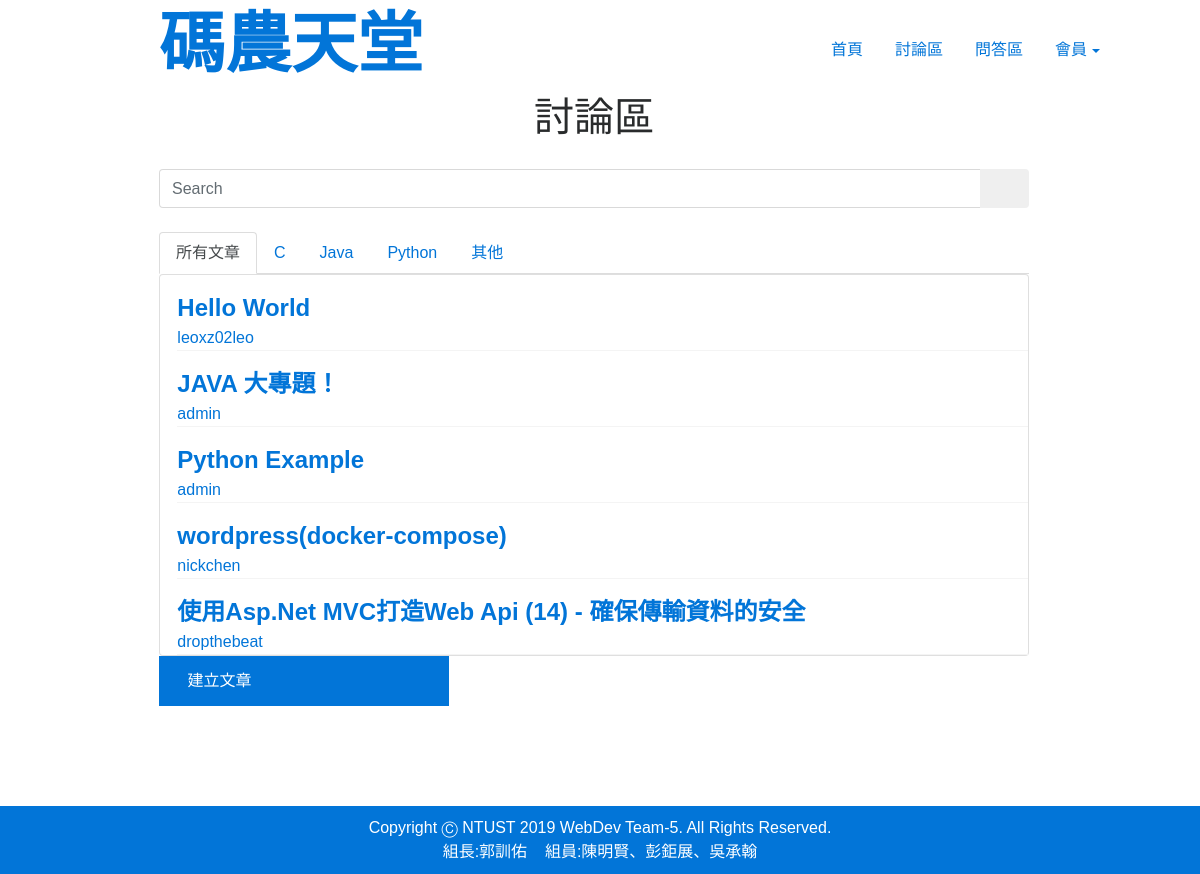
The app's page /forum/ with its own data.
### forum/models.py (models this page shows, shortened)
class Post(models.Model):
    forum = models.ForeignKey(Forum,on_delete=models.CASCADE,default=None)
    title = models.CharField(max_length=50)
    body = RichTextField()
    postTime = models.DateTimeField(default = datetime.now)
    postUser = models.ForeignKey(User,on_delete=models.CASCADE)

### forum/views.py (the view, shortened to what this page needs)
def index(request):
    posts = Post.objects.all()
    postsCPP = Post.objects.filter(forum__title='C++')
    postsJava = Post.objects.filter(forum__title='Java')
    postsPython = Post.objects.filter(forum__title='Python')
    postsOther = Post.objects.filter(forum__title='Other')
    query = request.GET.get('srch-term')
    context = {
        'posts': posts,
        'postsCpp':postsCPP,
        'postsJava':postsJava,
        'postsPython':postsPython,
        'postsOther':postsOther
    }
    return render(request, 'forum/index.html', context)

### forum/templates/forum/index.html (shortened to what this page needs)
{% extends 'main/layout.html' %}
{% block content %}
<form method="GET" class="col-md-9" id="div1">
    <h1 style="text-align: center; margin: 0 0 30px;">討論區</h1>
    <div class="input-group add-on">
        <input class="form-control" placeholder="Search" name="srch-term" id="srch-term" type="text">
        <div class="input-group-btn">
            <button class="btn btn-default" type="submit">
            </button>
        </div>
    </div>
    <br>
    <div >
        <ul class="nav nav-tabs">
            <li class="nav-item">
                <a class="nav-link active show" href="#tab1" data-toggle="tab">所有文章</a>
            </li>
            <li class="nav-item">
                <a class="nav-link" href="#tab2" data-toggle="tab">C</a>
            </li>
            <li class="nav-item">
                <a class="nav-link" href="#tab3" data-toggle="tab">Java</a>
            </li>
            <li class="nav-item">
                <a class="nav-link" href="#tab4" data-toggle="tab">Python</a>
            </li>
            <li class="nav-item">
                <a class="nav-link" href="#tab5" data-toggle="tab">其他</a>
            </li>
        </ul>
        <div class="tab-content">
            <div class="tab-pane active" id="panel-538244">
                <div class="card">
                    {% for data in posts%}
                        <div class="card-body">
                            <div class="list">
                                <div class="card-text">
                                    <div class="title">
                                        <a  href="/forum/detail/{{data.id}}">{{data.title}}</a>
                                    </div>
                                    <div>
                                        <a href="/users/profile/{{data.postUser}}">{{data.postUser}}</a>
                                    </div>
                                </div>
                            </div>
                        </div>
                    {% endfor %}
                </div>
            </div>
        </div>
        <button class="btn btn-primary create-post style-jvp6q3ta" type="button" style="width: 290px;height: 50px; position: relative; left: 0%"  onclick="location.href='/forum/create'">
            <div style="position: relative; left: -30%; text-align: right;display: inline-block;">建立文章</div>
        </button>
    </div>
</form>
{% endblock content %}

### static/css/style.css (style rules this page uses)
#div1 { left:12%; }
.style-jvp6q3ta { cursor: pointer; }
.create-post { border-radius: 0px }
.create-post-svg { fill: white }
.title { font-weight:bold; font-size: 24px; }
.list { border-bottom: 1px solid #f4f4f4; margin-left: 2%; }
body { font-family: Helvetica, Arial,LiHei Pro,黑體-繁,微軟正黑體, sans-serif!important; }
* { box-sizing: border-box; }
.card-text { margin: 15px 0; }

### records on screen
Post: title "Hello World", postUser "leoxz02leo"
Post: title "JAVA 大專題！", postUser "admin"
Post: title "Python Example", postUser "admin"
Post: title "wordpress(docker-compose)", postUser "nickchen"
Post: title "使用Asp.Net MVC打造Web Api (14) - 確保傳輸資料的安全", postUser "dropthebeat"
